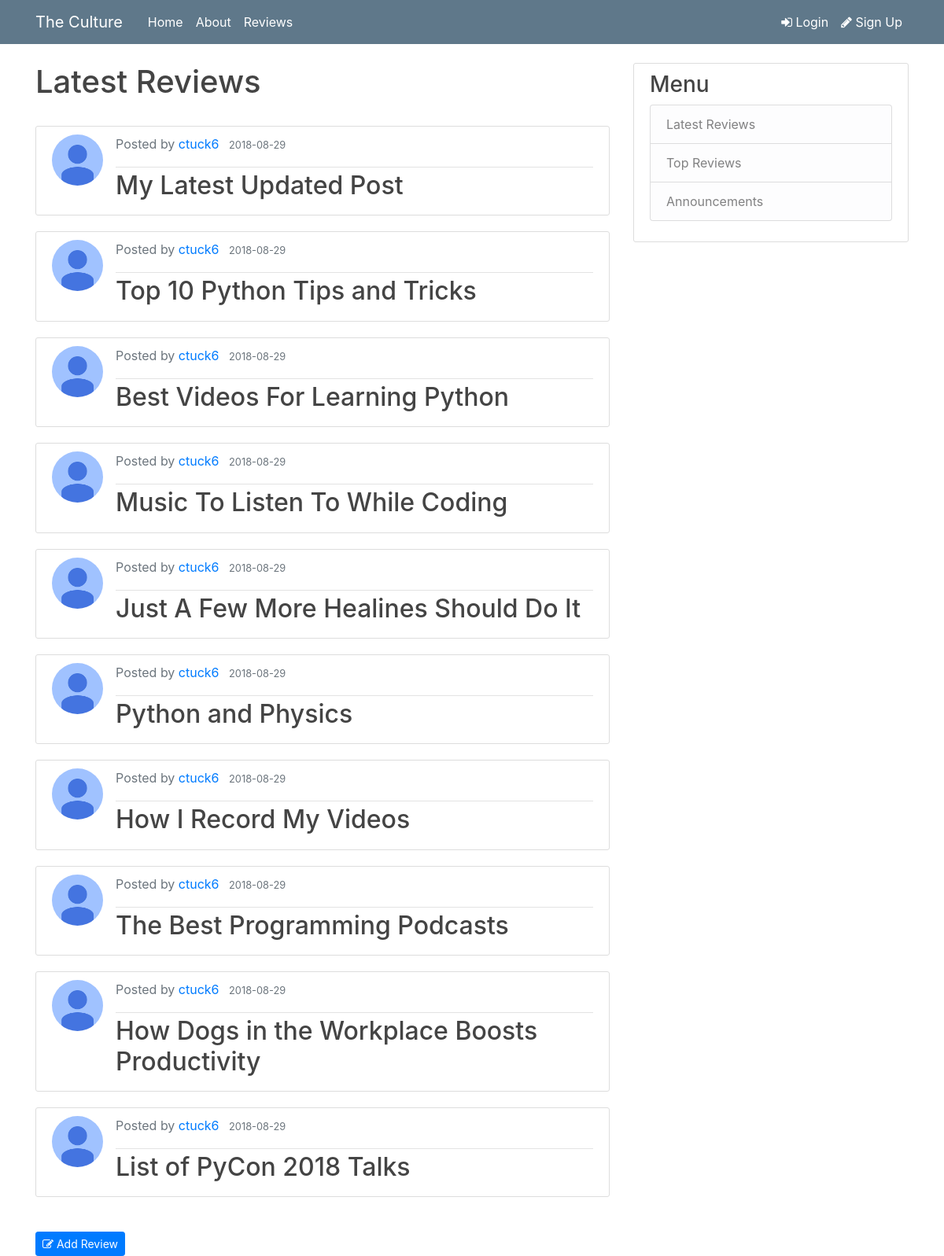
/latest_reviews, run on the app's committed database.
### app/database.py (models this page shows, shortened)
class Review(db.Model):
    id = db.Column(db.Integer, primary_key = True)
    title = db.Column(db.String(100), nullable = False)
    date_posted = db.Column(db.DateTime, nullable = False, default = datetime.utcnow)
    body = db.Column(db.Text, nullable = False)
    userId = db.Column(db.Integer, db.ForeignKey('user.id'), nullable = False)

class User(db.Model, UserMixin):
    id = db.Column(db.Integer, primary_key = True)
    username = db.Column(db.String(20), unique = True, nullable = False)
    email = db.Column(db.String(50), unique = True, nullable = False)
    image_file = db.Column(db.String(20), unique = False, nullable = False, default = "default_" + str(random.randint(1, 5)) + ".jpg")
    password = db.Column(db.String(20), nullable = False)
    reviews = db.relationship("Review", backref = "author", lazy = True)

### app/reviews/routes.py (the view)
@reviews.route("/latest_reviews", methods = ["GET", "POST"])
def latest_reviews():
	reviews = Review.query.order_by(Review.date_posted.desc()).paginate(page = 1, per_page = 10)
	return render_template("latest_reviews.html", reviews = reviews)

### app/templates/latest_reviews.html
{% extends "layout.html" %}
{% block content %}
  <h1>Latest Reviews</h1><br>
	<ul class="list-group">
	  {% for review in reviews.items %}
		<article class="media content-section">
          <img class="rounded-circle article-img" src="{{ url_for('static', filename='profilePics/' + review.author.image_file) }}">
          <div class="media-body">
            <div class="article-metadata">
              <p class="text-muted">Posted by
                <a class="mr-2" href="{{ url_for('users.user_reviews', username = review.author.username) }}">{{ review.author.username }}</a>
                <small class="text-muted">{{ review.date_posted.strftime('%Y-%m-%d') }}</small>
              </p>
            </div>
            <h2><a class="article-title" href="{{ url_for('reviews.review', review_id = review.id) }}">{{ review.title }}</a></h2>
          </div>
        </article>
	  {% endfor %}
	</ul><br>
  <a href="{{ url_for('reviews.new_review') }}"><button class="btn btn-primary btn-sm"><span class="fa fa-edit"></span> Add Review</button></a>
{% endblock content %}

### app/static/main.css (style rules this page uses)
body { background: #ffffff; color: #333333; margin-top: 5rem; }
h1, h2, h3, h4, h5, h6 { color: #444444; }
.content-section { background: #ffffff; padding: 10px 20px; border: 1px solid #dddddd; border-radius: 3px; margin-bottom: 20px; }
.article-title { color: #444444; }
.article-img { height: 65px; width: 65px; margin-right: 16px; }
.article-metadata { padding-bottom: 1px; margin-bottom: 4px; border-bottom: 1px solid #e3e3e3 }

### data on the page
Review: image_file (placeholder picture), author.username "ctuck6", date_posted "2018-08-29", title "My Latest Updated Post"
Review: image_file (placeholder picture), author.username "ctuck6", date_posted "2018-08-29", title "Top 10 Python Tips and Tricks"
Review: image_file (placeholder picture), author.username "ctuck6", date_posted "2018-08-29", title "Best Videos For Learning Python"
Review: image_file (placeholder picture), author.username "ctuck6", date_posted "2018-08-29", title "Music To Listen To While Coding"
Review: image_file (placeholder picture), author.username "ctuck6", date_posted "2018-08-29", title "Just A Few More Healines Should Do It"
Review: image_file (placeholder picture), author.username "ctuck6", date_posted "2018-08-29", title "Python and Physics"
Review: image_file (placeholder picture), author.username "ctuck6", date_posted "2018-08-29", title "How I Record My Videos"
Review: image_file (placeholder picture), author.username "ctuck6", date_posted "2018-08-29", title "The Best Programming Podcasts"
Review: image_file (placeholder picture), author.username "ctuck6", date_posted "2018-08-29", title "How Dogs in the Workplace Boosts Productivity"
Review: image_file (placeholder picture), author.username "ctuck6", date_posted "2018-08-29", title "List of PyCon 2018 Talks"
